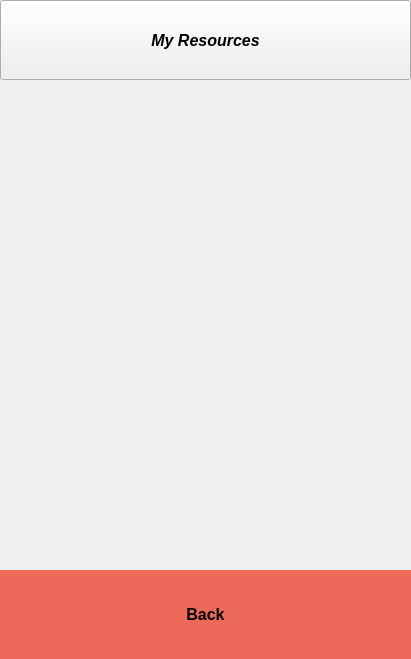
<?xml version="1.0" encoding="UTF-8"?>
<ui version="4.0">
 <class>UserResource</class>
 <widget class="QWidget" name="UserResource">
  <property name="geometry">
   <rect>
    <x>0</x>
    <y>0</y>
    <width>411</width>
    <height>659</height>
   </rect>
  </property>
  <property name="windowTitle">
   <string>Form</string>
  </property>
  <widget class="QPushButton" name="userresourceheadBtn">
   <property name="geometry">
    <rect>
     <x>0</x>
     <y>0</y>
     <width>411</width>
     <height>80</height>
    </rect>
   </property>
   <property name="sizePolicy">
    <sizepolicy hsizetype="Fixed" vsizetype="Fixed">
     <horstretch>0</horstretch>
     <verstretch>0</verstretch>
    </sizepolicy>
   </property>
   <property name="font">
    <font>
     <pointsize>12</pointsize>
     <italic>true</italic>
     <bold>true</bold>
    </font>
   </property>
   <property name="text">
    <string>My Resources</string>
   </property>
  </widget>
  <widget class="QScrollArea" name="contentScrollArea">
   <property name="geometry">
    <rect>
     <x>0</x>
     <y>80</y>
     <width>428</width>
     <height>491</height>
    </rect>
   </property>
   <property name="sizePolicy">
    <sizepolicy hsizetype="Fixed" vsizetype="Expanding">
     <horstretch>0</horstretch>
     <verstretch>0</verstretch>
    </sizepolicy>
   </property>
   <property name="frameShape">
    <enum>QFrame::NoFrame</enum>
   </property>
   <property name="lineWidth">
    <number>0</number>
   </property>
   <property name="verticalScrollBarPolicy">
    <enum>Qt::ScrollBarAlwaysOn</enum>
   </property>
   <property name="horizontalScrollBarPolicy">
    <enum>Qt::ScrollBarAlwaysOff</enum>
   </property>
   <property name="sizeAdjustPolicy">
    <enum>QAbstractScrollArea::AdjustToContents</enum>
   </property>
   <property name="widgetResizable">
    <bool>true</bool>
   </property>
   <widget class="QWidget" name="contentScrollAreaContent">
    <property name="geometry">
     <rect>
      <x>0</x>
      <y>0</y>
      <width>411</width>
      <height>491</height>
     </rect>
    </property>
    <property name="sizePolicy">
     <sizepolicy hsizetype="Preferred" vsizetype="Expanding">
      <horstretch>0</horstretch>
      <verstretch>0</verstretch>
     </sizepolicy>
    </property>
   </widget>
  </widget>
  <widget class="QWidget" name="footnav" native="true">
   <property name="geometry">
    <rect>
     <x>0</x>
     <y>570</y>
     <width>411</width>
     <height>89</height>
    </rect>
   </property>
   <property name="sizePolicy">
    <sizepolicy hsizetype="Fixed" vsizetype="Fixed">
     <horstretch>0</horstretch>
     <verstretch>0</verstretch>
    </sizepolicy>
   </property>
   <property name="autoFillBackground">
    <bool>false</bool>
   </property>
   <property name="styleSheet">
    <string notr="true">background:#ed6a5a;</string>
   </property>
   <widget class="QPushButton" name="backBtn">
    <property name="geometry">
     <rect>
      <x>150</x>
      <y>0</y>
      <width>111</width>
      <height>89</height>
     </rect>
    </property>
    <property name="sizePolicy">
     <sizepolicy hsizetype="Minimum" vsizetype="Expanding">
      <horstretch>0</horstretch>
      <verstretch>0</verstretch>
     </sizepolicy>
    </property>
    <property name="font">
     <font>
      <pointsize>12</pointsize>
      <bold>true</bold>
     </font>
    </property>
    <property name="styleSheet">
     <string notr="true">border:0px;
background:#ed6a5a;</string>
    </property>
    <property name="text">
     <string>Back</string>
    </property>
    <property name="icon">
     <iconset resource="res.qrc">
      <normaloff>:/res/cancel_icon.png</normaloff>:/res/cancel_icon.png</iconset>
    </property>
    <property name="iconSize">
     <size>
      <width>50</width>
      <height>50</height>
     </size>
    </property>
    <property name="checkable">
     <bool>true</bool>
    </property>
   </widget>
  </widget>
 </widget>
 <resources>
  <include location="res.qrc"/>
 </resources>
 <connections/>
</ui>
